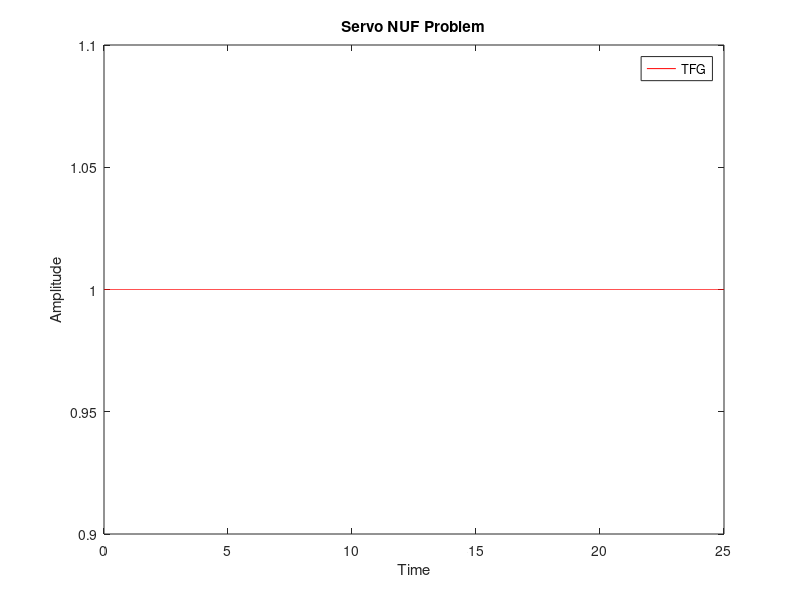

MATLAB code for this plot:
% Control Theory
% 07/05/2020
% Nico Antonelli

% --- Servo NUF (Non-Unit Feedback) Problem ---


% TFG = (18s + 36) / (1s^3 + 4s^2 + 12s + 34)
hold on;

num = [18, 36];
den = [1, 4, 12, 34];
TFG = tf(num, den);
step(TFG, '-b');
t = 0:0.01:25;
unistep = t>=0;
plot(t, unistep, '-r');

xlabel('Time');
ylabel('Amplitude');
title('Servo NUF Problem');
legend('TFG');

hold off;
% Ess (Error on stable-state) = -0.06
